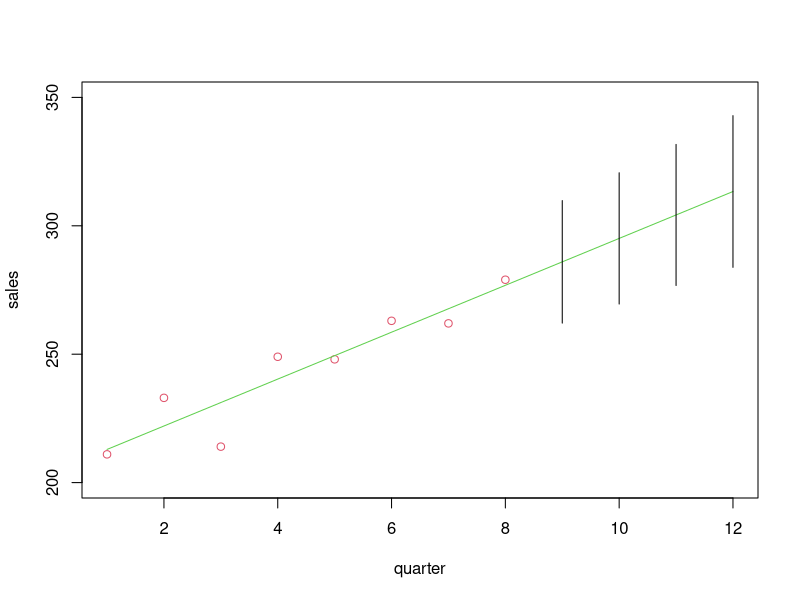
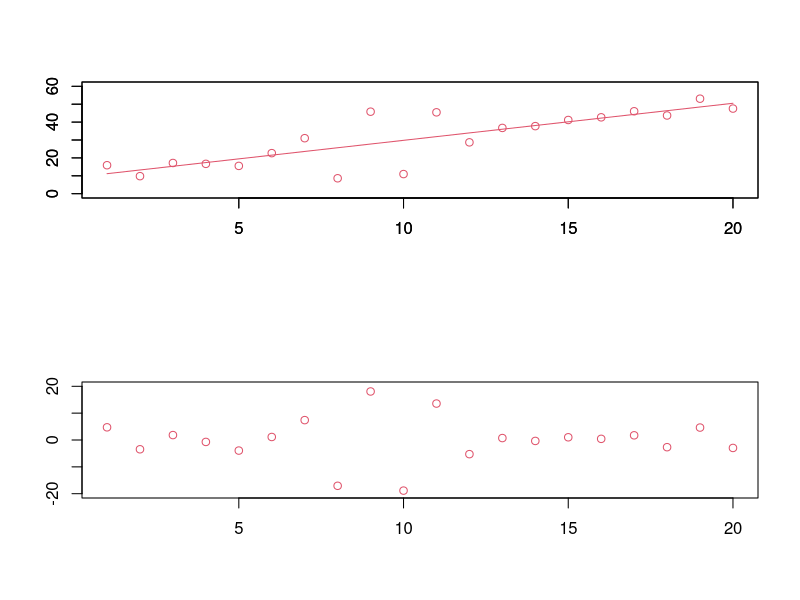

Generate these figures, in order, with R:
#calculate theta
n=8;
t=c(1,2,3,4,5,6,7,8);
y=c(211,233,214,249,248,263,262,279);
plot(t,y, xlim=c(1,12),ylim=c(200,350),col=2,xlab="",ylab="")
x=matrix(c(rep(1,8),1:8),8,2);
t(x)%*%x
t(x)%*%y
beta=solve(t(x)%*%x)%*%(t(x)%*%y)
beta
x1=matrix(c(rep(1,12),1:12),12,2)
data=x1%*%beta
data
s=sqrt(sum((y-data[1:8])^2)/(8-2))
s
invx=solve(t(x)%*%x)
a1=data[9]-1.96*s*sqrt(1+c(1,9)%*%invx%*%c(1,9))
a2=data[9]+1.96*s*sqrt(1+c(1,9)%*%invx%*%c(1,9))
b1=data[10]-1.96*s*sqrt(1+c(1,10)%*%invx%*%c(1,10))
b2=data[10]+1.96*s*sqrt(1+c(1,10)%*%invx%*%c(1,10))
c1=data[11]-1.96*s*sqrt(1+c(1,11)%*%invx%*%c(1,11))
c2=data[11]+1.96*s*sqrt(1+c(1,11)%*%invx%*%c(1,11))
d1=data[12]-1.96*s*sqrt(1+c(1,12)%*%invx%*%c(1,12))
d2=data[12]+1.96*s*sqrt(1+c(1,12)%*%invx%*%c(1,12))
par(new=T)
t1=1:12
plot(t1,data,type="l",xlim=c(1,12),ylim=c(200,350),axes=F,col=3,xlab="quarter",ylab="sales")
par(new=T)
plot(c(9,9),c(a1,a2),type ="l",xlim=c(1,12),ylim=c(200,350),axes=F,xlab = "",ylab = "")
par(new=T)
plot(c(10,10),c(b1,b2),type ="l",xlim=c(1,12),ylim=c(200,350),axes=F,xlab = "",ylab = "")
par(new=T)
plot(c(11,11),c(c1,c2),type ="l",xlim=c(1,12),ylim=c(200,350),axes=F,xlab = "",ylab = "")
par(new=T)
plot(c(12,12),c(d1,d2),type ="l",xlim=c(1,12),ylim=c(200,350),axes=F,xlab = "",ylab = "")
length=c(a2-a1,b2-b1,c2-c1,d2-d1)
length

#autocorrelation in the error terms
n=20;
t=1:n;
y=c(15.91,9.8,17.16,16.68,15.53,22.66,31.01,8.62,45.82,10.97,45.46,28.69,36.75,37.75,41.18,42.67,46.05,43.7,53.08,47.56);
length(y)
par(mfrow=c(2,1))
plot(t,y, xlim=c(1,n),ylim=c(0,60),col=2,xlab="",ylab="")
x=matrix(c(rep(1,n),1:n),n,2);
t(x)%*%x
t(x)%*%y
beta=solve(t(x)%*%x)%*%(t(x)%*%y)
beta
par(new=T)
data=x%*%beta
plot(t,data,type="l",xlim=c(1,n),ylim=c(0,60),col=2,xlab="",ylab="")
err=y-x%*%beta
plot(t,err,xlim=c(1,n),ylim=c(-20,20),col=2,xlab="",ylab="")
d=sum((err[1:19]-err[2:20])^2)/sum(err^2)
d
r=sum((err[1:19]*err[2:20]))/sum(err^2)
r
